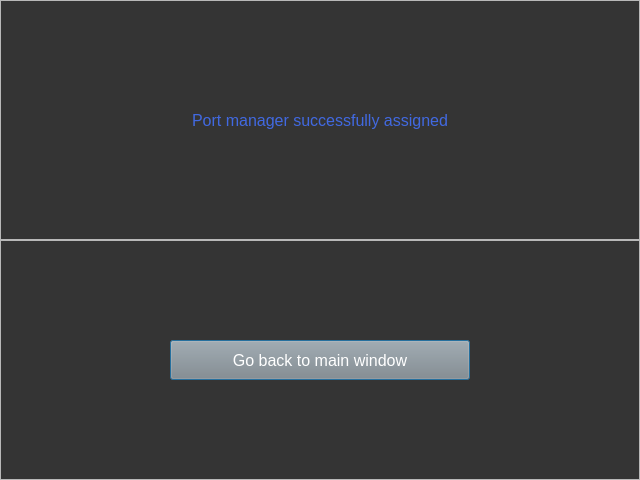
<?xml version="1.0" encoding="UTF-8"?>
<ui version="4.0">
 <class>Dialog</class>
 <widget class="QDialog" name="Dialog">
  <property name="geometry">
   <rect>
    <x>0</x>
    <y>0</y>
    <width>640</width>
    <height>480</height>
   </rect>
  </property>
  <property name="minimumSize">
   <size>
    <width>640</width>
    <height>480</height>
   </size>
  </property>
  <property name="windowTitle">
   <string>Dialog</string>
  </property>
  <property name="styleSheet">
   <string notr="true">QDialog {
background-color: #343434;
}
QLabel {
color: #4169E1;
font-size: 12pt;
}
QPushButton {
font-size: 12pt;
color: #FFFFFF;
background-color: #888888;
}</string>
  </property>
  <layout class="QVBoxLayout" name="verticalLayout">
   <property name="spacing">
    <number>0</number>
   </property>
   <property name="leftMargin">
    <number>0</number>
   </property>
   <property name="topMargin">
    <number>0</number>
   </property>
   <property name="rightMargin">
    <number>0</number>
   </property>
   <property name="bottomMargin">
    <number>0</number>
   </property>
   <item>
    <widget class="QFrame" name="frame">
     <property name="frameShape">
      <enum>QFrame::StyledPanel</enum>
     </property>
     <property name="frameShadow">
      <enum>QFrame::Raised</enum>
     </property>
     <layout class="QHBoxLayout" name="horizontalLayout">
      <item>
       <widget class="QLabel" name="label">
        <property name="text">
         <string>Port manager successfully assigned</string>
        </property>
        <property name="alignment">
         <set>Qt::AlignCenter</set>
        </property>
       </widget>
      </item>
     </layout>
    </widget>
   </item>
   <item>
    <widget class="QFrame" name="frame_2">
     <property name="frameShape">
      <enum>QFrame::StyledPanel</enum>
     </property>
     <property name="frameShadow">
      <enum>QFrame::Raised</enum>
     </property>
     <layout class="QHBoxLayout" name="horizontalLayout_2">
      <item>
       <widget class="QPushButton" name="go_back">
        <property name="maximumSize">
         <size>
          <width>300</width>
          <height>40</height>
         </size>
        </property>
        <property name="text">
         <string>Go back to main window</string>
        </property>
       </widget>
      </item>
     </layout>
    </widget>
   </item>
  </layout>
 </widget>
 <resources/>
 <connections/>
</ui>
